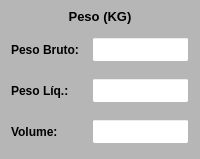
        <widget class="QWidget" name="widget_Cor6" native="true">
         <property name="minimumSize">
          <size>
           <width>200</width>
           <height>0</height>
          </size>
         </property>
         <property name="maximumSize">
          <size>
           <width>200</width>
           <height>16777215</height>
          </size>
         </property>
         <property name="styleSheet">
          <string notr="true">background-color: rgb(182, 182, 182);</string>
         </property>
         <layout class="QVBoxLayout" name="verticalLayout_6">
          <property name="leftMargin">
           <number>6</number>
          </property>
          <property name="topMargin">
           <number>6</number>
          </property>
          <property name="rightMargin">
           <number>6</number>
          </property>
          <property name="bottomMargin">
           <number>10</number>
          </property>
          <item>
           <widget class="QLabel" name="label_6">
            <property name="minimumSize">
             <size>
              <width>0</width>
              <height>20</height>
             </size>
            </property>
            <property name="maximumSize">
             <size>
              <width>16777215</width>
              <height>20</height>
             </size>
            </property>
            <property name="font">
             <font>
              <pointsize>10</pointsize>
              <weight>75</weight>
              <bold>true</bold>
             </font>
            </property>
            <property name="text">
             <string>Peso (KG)</string>
            </property>
            <property name="alignment">
             <set>Qt::AlignCenter</set>
            </property>
           </widget>
          </item>
          <item>
           <widget class="QWidget" name="widget_14" native="true">
            <property name="minimumSize">
             <size>
              <width>0</width>
              <height>35</height>
             </size>
            </property>
            <property name="maximumSize">
             <size>
              <width>16777215</width>
              <height>35</height>
             </size>
            </property>
            <layout class="QHBoxLayout" name="horizontalLayout_8">
             <property name="leftMargin">
              <number>5</number>
             </property>
             <property name="topMargin">
              <number>5</number>
             </property>
             <property name="rightMargin">
              <number>5</number>
             </property>
             <property name="bottomMargin">
              <number>5</number>
             </property>
             <item>
              <widget class="QLabel" name="label_48">
               <property name="minimumSize">
                <size>
                 <width>75</width>
                 <height>0</height>
                </size>
               </property>
               <property name="maximumSize">
                <size>
                 <width>75</width>
                 <height>16777215</height>
                </size>
               </property>
               <property name="font">
                <font>
                 <pointsize>9</pointsize>
                 <weight>75</weight>
                 <bold>true</bold>
                </font>
               </property>
               <property name="text">
                <string>Peso Bruto:</string>
               </property>
               <property name="alignment">
                <set>Qt::AlignLeading|Qt::AlignLeft|Qt::AlignVCenter</set>
               </property>
              </widget>
             </item>
             <item>
              <widget class="QLineEdit" name="line_Peso_Bruto">
               <property name="sizePolicy">
                <sizepolicy hsizetype="Preferred" vsizetype="Preferred">
                 <horstretch>0</horstretch>
                 <verstretch>0</verstretch>
                </sizepolicy>
               </property>
               <property name="minimumSize">
                <size>
                 <width>0</width>
                 <height>0</height>
                </size>
               </property>
               <property name="maximumSize">
                <size>
                 <width>16777215</width>
                 <height>16777215</height>
                </size>
               </property>
               <property name="font">
                <font>
                 <pointsize>9</pointsize>
                 <weight>50</weight>
                 <bold>false</bold>
                </font>
               </property>
               <property name="styleSheet">
                <string notr="true">background-color: rgb(255, 255, 255);</string>
               </property>
               <property name="text">
                <string/>
               </property>
               <property name="alignment">
                <set>Qt::AlignCenter</set>
               </property>
              </widget>
             </item>
            </layout>
           </widget>
          </item>
          <item>
           <widget class="QWidget" name="widget_15" native="true">
            <property name="minimumSize">
             <size>
              <width>0</width>
              <height>35</height>
             </size>
            </property>
            <property name="maximumSize">
             <size>
              <width>16777215</width>
              <height>35</height>
             </size>
            </property>
            <layout class="QHBoxLayout" name="horizontalLayout_9">
             <property name="leftMargin">
              <number>5</number>
             </property>
             <property name="topMargin">
              <number>5</number>
             </property>
             <property name="rightMargin">
              <number>5</number>
             </property>
             <property name="bottomMargin">
              <number>5</number>
             </property>
             <item>
              <widget class="QLabel" name="label_49">
               <property name="minimumSize">
                <size>
                 <width>75</width>
                 <height>0</height>
                </size>
               </property>
               <property name="maximumSize">
                <size>
                 <width>75</width>
                 <height>16777215</height>
                </size>
               </property>
               <property name="font">
                <font>
                 <pointsize>9</pointsize>
                 <weight>75</weight>
                 <bold>true</bold>
                </font>
               </property>
               <property name="text">
                <string>Peso Líq.:</string>
               </property>
               <property name="alignment">
                <set>Qt::AlignLeading|Qt::AlignLeft|Qt::AlignVCenter</set>
               </property>
              </widget>
             </item>
             <item>
              <widget class="QLineEdit" name="line_Peso_Liquido">
               <property name="sizePolicy">
                <sizepolicy hsizetype="Preferred" vsizetype="Preferred">
                 <horstretch>0</horstretch>
                 <verstretch>0</verstretch>
                </sizepolicy>
               </property>
               <property name="minimumSize">
                <size>
                 <width>0</width>
                 <height>0</height>
                </size>
               </property>
               <property name="maximumSize">
                <size>
                 <width>16777215</width>
                 <height>16777215</height>
                </size>
               </property>
               <property name="font">
                <font>
                 <pointsize>9</pointsize>
                 <weight>50</weight>
                 <bold>false</bold>
                </font>
               </property>
               <property name="styleSheet">
                <string notr="true">background-color: rgb(255, 255, 255);</string>
               </property>
               <property name="alignment">
                <set>Qt::AlignCenter</set>
               </property>
              </widget>
             </item>
            </layout>
           </widget>
          </item>
          <item>
           <widget class="QWidget" name="widget_16" native="true">
            <property name="minimumSize">
             <size>
              <width>0</width>
              <height>35</height>
             </size>
            </property>
            <property name="maximumSize">
             <size>
              <width>16777215</width>
              <height>35</height>
             </size>
            </property>
            <layout class="QHBoxLayout" name="horizontalLayout_10">
             <property name="leftMargin">
              <number>5</number>
             </property>
             <property name="topMargin">
              <number>5</number>
             </property>
             <property name="rightMargin">
              <number>5</number>
             </property>
             <property name="bottomMargin">
              <number>5</number>
             </property>
             <item>
              <widget class="QLabel" name="label_50">
               <property name="minimumSize">
                <size>
                 <width>75</width>
                 <height>0</height>
                </size>
               </property>
               <property name="maximumSize">
                <size>
                 <width>75</width>
                 <height>16777215</height>
                </size>
               </property>
               <property name="font">
                <font>
                 <pointsize>9</pointsize>
                 <weight>75</weight>
                 <bold>true</bold>
                </font>
               </property>
               <property name="text">
                <string>Volume:</string>
               </property>
               <property name="alignment">
                <set>Qt::AlignLeading|Qt::AlignLeft|Qt::AlignVCenter</set>
               </property>
              </widget>
             </item>
             <item>
              <widget class="QLineEdit" name="line_Volume">
               <property name="sizePolicy">
                <sizepolicy hsizetype="Preferred" vsizetype="Preferred">
                 <horstretch>0</horstretch>
                 <verstretch>0</verstretch>
                </sizepolicy>
               </property>
               <property name="minimumSize">
                <size>
                 <width>0</width>
                 <height>0</height>
                </size>
               </property>
               <property name="maximumSize">
                <size>
                 <width>16777215</width>
                 <height>16777215</height>
                </size>
               </property>
               <property name="font">
                <font>
                 <pointsize>9</pointsize>
                 <weight>50</weight>
                 <bold>false</bold>
                </font>
               </property>
               <property name="styleSheet">
                <string notr="true">background-color: rgb(255, 255, 255);</string>
               </property>
               <property name="alignment">
                <set>Qt::AlignCenter</set>
               </property>
              </widget>
             </item>
            </layout>
           </widget>
          </item>
         </layout>
        </widget>
